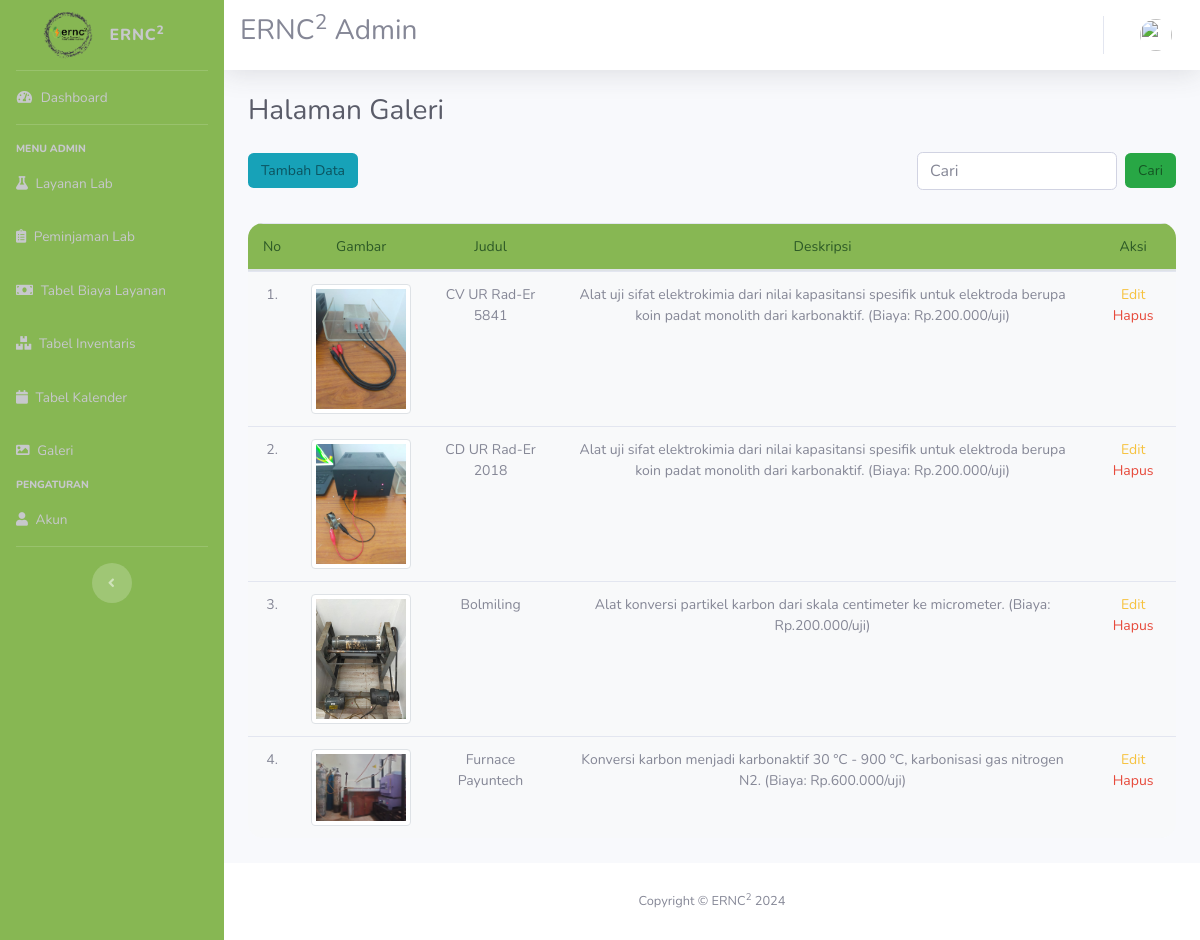
Page /index.php/galeri on the committed database.
### tables this page shows
CREATE TABLE `galeri` (
  `id` int(50) NOT NULL,
  `gambar` varchar(255) NOT NULL DEFAULT 'default.jpg',
  `judul` varchar(50) NOT NULL,
  `deskripsi` varchar(255) NOT NULL
);

### application/controllers/Galeri.php (called while the page is built, shortened)
<?php
class Galeri extends CI_Controller
{
    public function __construct()
    {
        $this->load->model('Galeri_model');
        $this->load->library('pagination');
    }
    public function index()
    {
        $config['base_url'] = site_url('Galeri/index');
        $config['total_rows'] = $this->db->count_all('galeri');
        $config['per_page'] = 5;
        $config['uri_segment'] = 3;
        $choice = $config['total_rows'] / $config['per_page'];
        $config['num_links'] = floor($choice);
        $config['first_link'] = 'First';
        $config['last_link'] = 'Last';
        $config['next_link'] = 'Selanjutnya';
        $config['prev_link'] = 'Sebelumnya';
        $config['full_tag_open'] = '<div class="pagging text-center"><nav><ul class="pagination justify-content-center pagination-green">';
        $config['full_tag_close'] = '</ul></nav></div>';
        $config['num_tag_open'] = '<li class="page-item pagination-green"><span class="page-link">';
        $config['num_tag_close'] = '</span></li>';
        $config['cur_tag_open'] = '<li class="page-item active pagination-green"><span class="page-link">';
        $config['cur_tag_close'] = '</span></li>';
        $config['next_tag_open'] = '<li class="page-item pagination-green"><span class="page-link">';
        $config['next_tagl_close'] = '<span aria-hidden="true">&raquo</span></span></li>';
        $config['prev_tag_open'] = '<li class="page-item pagination-green"><span class="page-link">';
        $config['prev_tagl_close'] = '</span>&raquo;</li>';
        $config['first_tag_open'] = '<li class="page-item pagination-green"><span class="page-link">';
        $config['first_tagl_close'] = '</span></li>';
        $config['last_tag_open'] = '<li class="page-item pagination-green"><span class="page-link">';
        $config['last_tagl_close'] = '</span></li>';
       $page = $this->uri->segment($config['uri_segment']);
       if ($page === null) {
           $page = '0';
       } else if (!ctype_digit($page) || (int)$page < 1) {
           $page = '0';
       }
    $page = (int)$page;
    $this->pagination->initialize($config);
    $data['page'] = $page;
        $data['judul'] = "Halaman Galeri";
        $data['user'] = $this->db->get_where('user', ['email' => $this->session->userdata('email')])->row_array();
        $data['galeri'] = $this->Galeri_model->get($config['per_page'], $page);
        $data['pagination'] = $this->pagination->create_links();
        $this->load->view("layout/header",$data);
        $this->load->view("galeri/vw_galeri", $data);
        $this->load->view("layout/footer");
    }
}
?>

### index.php (called while the page is built, shortened)
<?php
require_once BASEPATH.'core/CodeIgniter.php';

### application/models/Galeri_model.php (called while the page is built, shortened)
<?php
class Galeri_model extends CI_Model {
    public $table = 'galeri';
    public function get()
    {
        $this->db->from($this->table);
        $query = $this->db->get();
        return $query->result_array();
    }
}
?>

### application/views/galeri/vw_galeri.php (the view, shortened to what this page needs)
<div class="container-fluid">
<h1 class="h3 mb-4 text-gray-800"><?php echo $judul; ?></h1>
<div class="row align-items-center">
<div class="col-md-6"><a href="<?= base_url()?>Galeri/tambah" class="btn btn-custom-info mb-2">Tambah Data</a></div>
<div class="col-md-6">
    <div class="float-right">
        <?php echo form_open('Galeri/cari', ['class' => 'form-inline'])?>
        <div class="form-group mb-2">
            <input type="text" name="keyword" class="form-control" placeholder="Cari" style="width: 200px;">
        </div>
        <button type="submit" class="btn btn-custom-success mb-2 ml-2">Cari</button>
        <?php echo form_close()?>
    </div>
</div>
</div>
<div class="row">
<div class="col-md-12">
<table class="table rounded-table">
    <thead>
        <tr>
            <td>No</td>
            <td>Gambar</td>
            <td>Judul</td>
            <td>Deskripsi</td>
            <td>Aksi</td>
        </tr>
    </thead>
    <tbody>
        <?php $i = 1; ?>
        <?php foreach ($galeri as $ga) : ?>
    <tr>
        <td> <?= $i ?>.</td>
        <td>
            <a href="<?= base_url('assets/img/galeri/') . $ga['gambar']; ?>" data-lightbox="gambar-set" data-title="<?= $ga['judul']; ?>">
            <img src="<?= base_url('assets/img/galeri/') . $ga['gambar']; ?>" alt="Gambar" class="img-thumbnail thumbnail-image" style=" 50px">
            </a>
        </td>
        <td><?= $ga['judul']; ?></td>
        <td><?= $ga['deskripsi']; ?></td>
        <td>
            <a href="<?= base_url('Galeri/edit/'.$ga['id']);?>" class="text-warning">Edit</a>
            <a href="<?= base_url('Galeri/hapus/'.$ga['id']);?>" class="text-danger" onclick="javascript: return confirm('Anda yakin untuk menghapus data?')">Hapus</a>
        </td>
    </tr>
    <?php $i++; ?>
    <?php endforeach; ?>
    </tbody>
</table>
                </div>
</div>
</div>

### application/views/layout/header.php (shortened to what this page needs)
<!DOCTYPE html>
<html lang="en">
<head>
    <link href="<?= base_url('assets/vendor/fontawesome-free/css/all.min.css')?> " rel="stylesheet" type="text/css">
    <link href="<?= base_url('assets/css/sb-admin-2.min.css')?> " rel="stylesheet">
    <link href="<?= base_url('assets/css/lightbox.css')?> " rel="stylesheet">
    <link rel="stylesheet" href="<?= base_url('application/controllers/tes.css'); ?>">
    <link rel="stylesheet" href="<?= base_url('assets/css/ciko.css'); ?>">
</head>
<body id="page-top">
    <div id="wrapper">
        <ul class="navbar-nav bg-gradient-primary sidebar sidebar-dark accordion" id="accordionSidebar">
            <a class="sidebar-brand d-flex align-items-center justify-content-center" href="<?= site_url('Home/home')?>">
                <div class="sidebar-brand-icon">
                <img src="<?= base_url('assets/img/tes.png')?>" alt="Brand Icon" style="width: 50px; height: 50px;">
                </div>
                <div class="sidebar-brand-text mx-3">ERNC<sup>2</sup></div>
            </a>
            <hr class="sidebar-divider my-0">
            <li class="nav-item">
                <a class="nav-link" href="<?= site_url('Dashboard')?>">
                    <i class="fas fa-fw fa-tachometer-alt"></i>
                    <span>Dashboard</span></a>
            </li>
            <hr class="sidebar-divider">
            <div class="sidebar-heading">
                Menu Admin
            </div>
            <li class="nav-item">
                <a class="nav-link" href="<?= site_url('LayananLab') ?>">
                    <i class="fas fa-solid fa-flask"></i>
                    <span>Layanan Lab</span></a>
            </li>
            <li class="nav-item">
                <a class="nav-link" href="<?= site_url('PeminjamanLab') ?>">
                    <i class="fas fa-solid fa-clipboard-list"></i>
                    <span>Peminjaman Lab</span></a>
            </li>
            <li class="nav-item">
                <a class="nav-link" href="<?= site_url('BiayaLayanan') ?>">
                    <i class="fas fa-solid fa-money-bill"></i>
                    <span>Tabel Biaya Layanan</span></a>
            </li>
            <li class="nav-item">
                <a class="nav-link" href="<?= site_url('Inventaris') ?>">
                    <i class="fas fa-solid fa-boxes"></i>
                    <span>Tabel Inventaris</span></a>
            </li>
            <li class="nav-item">
                <a class="nav-link" href="<?= site_url('TabelKalender') ?>">
                    <i class="fas fa-solid fa-calendar"></i>
                    <span>Tabel Kalender</span></a>
            </li>
            <li class="nav-item">
                <a class="nav-link" href="<?= site_url('Galeri') ?>">
                    <i class="fas fa-solid fa-image"></i>
                    <span>Galeri</span></a>
            </li>
            <div class="sidebar-heading">
                Pengaturan
            </div>
            <li class="nav-item">
                <a class="nav-link" href="<?= site_url('Profil') ?>">
                    <i class="fas fa-solid fa-user"></i>
                    <span>Akun</span></a>
            </li>
            <hr class="sidebar-divider d-none d-md-block">
            <div class="text-center d-none d-md-inline">
                <button class="rounded-circle border-0" id="sidebarToggle"></button>
            </div>
        </ul>
        <div id="content-wrapper" class="d-flex flex-column">
            <div id="content">
                <nav class="navbar navbar-expand navbar-light bg-white topbar mb-4 static-top shadow">
                     <h3>ERNC<sup>2</sup> Admin</h3>
                    <ul class="navbar-nav ml-auto">
                        <li class="nav-item dropdown no-arrow">
                            <a class="nav-link dropdown-toggle" href="#" id="userDropdown" role="button"
                                data-toggle="dropdown" aria-haspopup="true" aria-expanded="false">
                                <img class="img-profile rounded-circle" src="<?= base_url('assets/img/profile/'). $user['gambar']; ?>">
                            </a>
                        </li>
                    </ul>
                </nav>

### application/views/layout/footer.php (shortened to what this page needs)
            <footer class="sticky-footer bg-white">
                <div class="container my-auto">
                    <div class="copyright text-center my-auto">
                        <span>Copyright &copy; ERNC<sup>2</sup> 2024</span>
                    </div>
                </div>
            </footer>
        </div>
    </div>
</body>
</html>

### assets/css/ciko.css (style rules this page uses)
.table { width: 100%; border-collapse: collapse; margin: 25px 0; font-size: 14px; text-align: left; background-color: #f8f9fa; }
.table thead tr { background-color: #87b753; color: #2d5a27 !important; text-align: left; font-size: 14px; }
.table thead th, .table thead td { padding: 12px 15px; border-bottom: 2px solid #dee2e6; text-align: center; font-size: 14px; }
.table tbody tr { border-bottom: 1px solid #dee2e6; }
.table tbody td { padding: 12px 15px; text-align: center; }
.thumbnail-image { max-width: 100px; height: auto; border: 1px solid #dee2e6; border-radius: 4px; }

### application/views/layout/header.php (style rules this page uses)
body { font-size: 14px; }
.sidebar .fas.fa-user { color: #C7C8CC !important; font-size: 14px; }
.sidebar .fas.fa-image { color: #C7C8CC !important; font-size: 14px; }
.sidebar .fas.fa-calendar { color: #C7C8CC !important; font-size: 14px; }
.sidebar .fas.fa-boxes { color: #C7C8CC !important; font-size: 14px; }
.sidebar .fas.fa-money-bill { color: #C7C8CC !important; font-size: 14px; }
.sidebar .fas.fa-clipboard-list { color: #C7C8CC !important; font-size: 14px; }
.sidebar .fas.fa-flask { color: #C7C8CC !important; font-size: 14px; }
.sidebar .fas.fa-tachometer-alt { color: #C7C8CC !important; font-size: 14px; }
.sidebar-heading { color: #C7C8CC !important; }
.navbar-nav .nav-link { color: #C7C8CC !important; }
.navbar-nav.bg-gradient-primary { background-color: #87b753 !important; background-image: none !important; font-size: 14px; }
.sidebar-brand-text { color: #C7C8CC !important; }
.thumbnail-image { width: 100px; height: auto; }
.btn-custom-info { background-color: #17a2b8; color: #0c5460; font-size: 14px; }
.btn-custom-success { background-color: #28a745; color: #155724; font-size: 14px; }
.rounded-table { border-collapse: separate; border-spacing: 0; border-radius: 15px; overflow: hidden; }
.rounded-table tbody tr:last-child td:first-child { border-bottom-left-radius: 15px; }
.rounded-table tbody tr:last-child td:last-child { border-bottom-right-radius: 15px; }

### rows in the picture
galeri: gambar (picture), judul "CV UR Rad-Er 5841", deskripsi "Alat uji sifat elektrokimia dari nilai kapasitansi spesifik untuk elektroda berupa koin padat monolith dari karbonaktif. (Biaya: Rp.200.000/uji)"
galeri: gambar (picture), judul "CD UR Rad-Er 2018", deskripsi "Alat uji sifat elektrokimia dari nilai kapasitansi spesifik untuk elektroda berupa koin padat monolith dari karbonaktif. (Biaya: Rp.200.000/uji)"
galeri: gambar (picture), judul "Bolmiling", deskripsi "Alat konversi partikel karbon dari skala centimeter ke micrometer. (Biaya: Rp.200.000/uji)"
galeri: gambar (picture), judul "Furnace Payuntech", deskripsi "Konversi karbon menjadi karbonaktif 30 °C - 900 °C, karbonisasi gas nitrogen N2. (Biaya: Rp.600.000/uji)"

### other values in the picture
$judul "Halaman Galeri"
